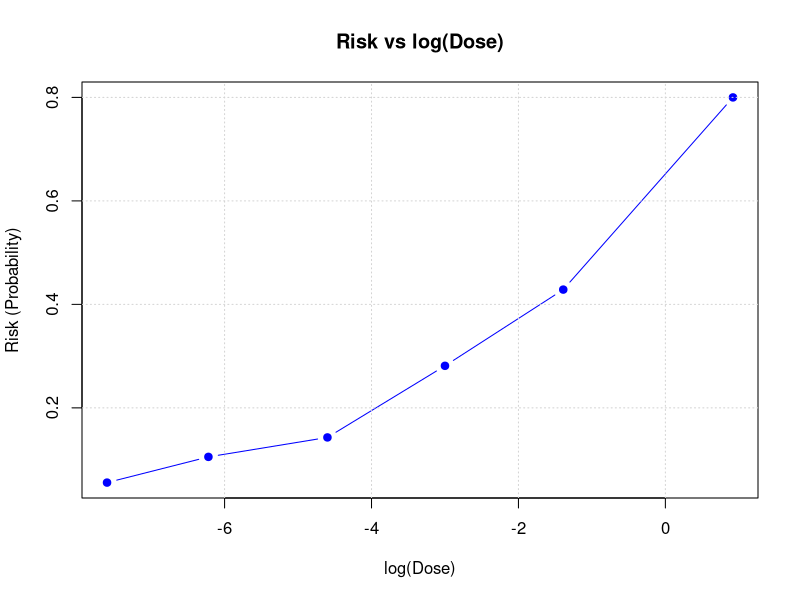
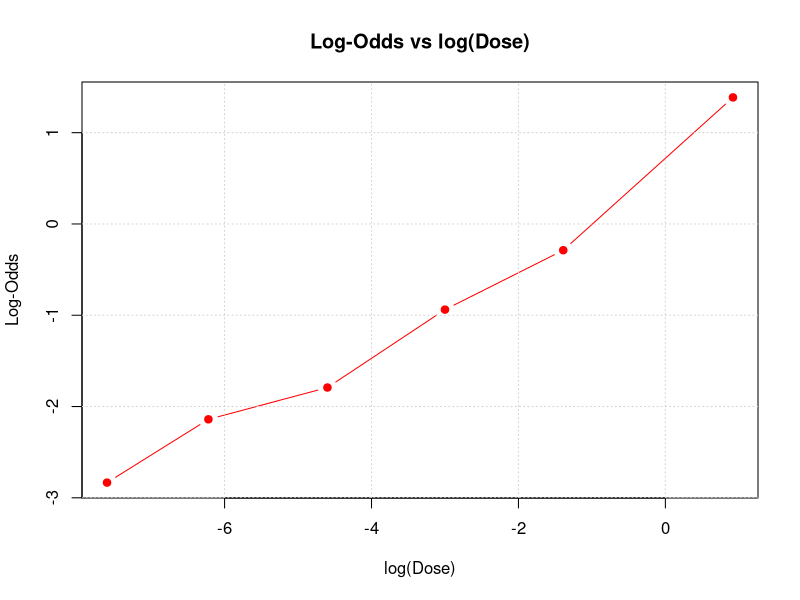
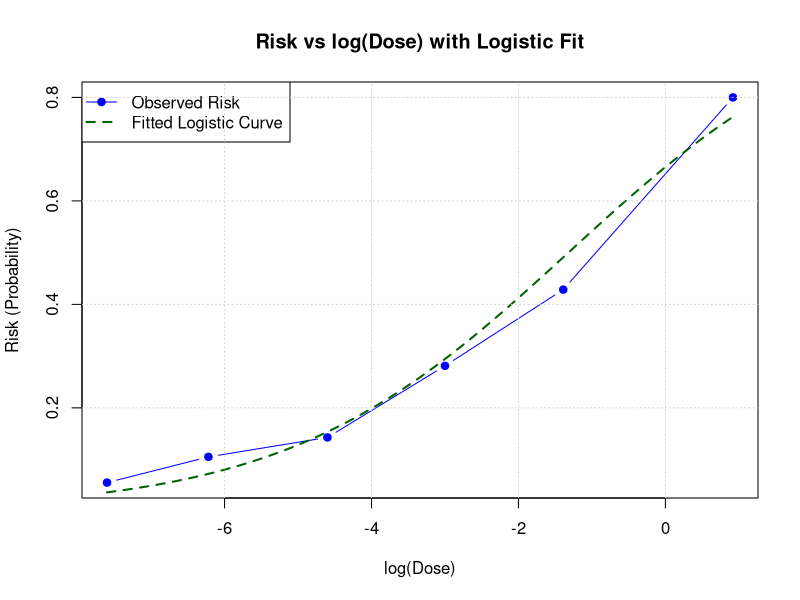

The R script that drew these images, in order:
## ---- chunk 1
knitr::opts_chunk$set(echo = TRUE)
library(knitr)
## ---- chunk 2

# Create the 2x2 table
periodontitis_table <- matrix(
  c(22, 75, 148, 265, 97, 413, 170, 340, 510), # Data including margins
  nrow = 3,                                   # Three rows: Yes, No, Sum
  byrow = TRUE,                               # Fill matrix by rows
  dimnames = list(
    `Dental Floss Use` = c("Used Dental Floss", "Not Used Dental Floss", "Total"), # Row names
    `Periodontitis` = c("Periodontitis", "No Periodontitis", "Total")    # Column names
  )
)

# Convert to data frame for better printing
periodontitis_df <- as.data.frame.matrix(periodontitis_table)

# Use kable to display the table
kable(
  periodontitis_df,
  caption = "Regular Use of Dental Floss and Periodontitis",
  align = "c"
)

## ---- chunk 3
# Prepare data
dental_data <- data.frame(
  floss = c(1, 0), # 1 = yes, 0 = no
  periodontitis_yes = c(22, 148),
  periodontitis_no = c(75, 265)
)

# Logistic regression
model <- glm(cbind(periodontitis_yes, periodontitis_no) ~ floss, 
             family = binomial(link=logit), data = dental_data)

# Extract model coefficients summary
model_summary <- summary(model)

# Create a data frame with relevant data
coefficients_table <- data.frame(
  Term = rownames(model_summary$coefficients),
  Estimate = model_summary$coefficients[, "Estimate"],
  `Std. Error` = model_summary$coefficients[, "Std. Error"],
  `z value` = model_summary$coefficients[, "z value"],
  `Pr(>|z|)` = model_summary$coefficients[, "Pr(>|z|)"]
)

# Print the table using kable
kable(
  coefficients_table,
  caption = "Summary of Logistic Regression Model Coefficients",
  align = c("l", "c", "c", "c", "c"),
  col.names = c("Term", "Estimate", "Std. Error", "z value", "P-value")
)
## ---- chunk 4

## ---- chunk 5

## ---- chunk 6
# Data from the instructions
log_dose <- c(-7.60, -6.22, -4.60, -3.00, -1.39, 0.92)
tumor <- c(1, 2, 4, 9, 12, 32)
no_tumor <- c(17, 17, 24, 23, 16, 8)
total <- tumor + no_tumor

# Create the table
original_table <- data.frame(
  `log(dose)` = log_dose,
  Tumor = tumor,
  `No tumor` = no_tumor,
  `Total` = total
)
t_table<- t(original_table)
# Display the table
knitr::kable(t_table, caption = "Original Data Table")
## ---- chunk 7
# Calculate risk (probability) of tumor
risk <- tumor / total

# Calculate odds
odds <- risk / (1 - risk)

# Calculate log-odds
log_odds <- log(odds)

updated_table <- data.frame(
  `log(dose)` = log_dose,
  Tumor = tumor,
  `No tumor` = no_tumor,
  Total = total,
  Risk = round(risk, 4),
  Odds = round(odds, 4),
  `Log-Odds` = round(log_odds, 4)
)
t_updated_table<- t(updated_table)
knitr::kable(t_updated_table, caption = "Original Data Table with Risk, Odds, and Log-Odds Calculations")

## ---- chunk 8

# Create an updated table with the new calculations
updated_table <- data.frame(
  `log(dose)` = log_dose,
  Tumor = tumor,
  `No tumor` = no_tumor,
  Total = total,
  Risk = round(risk, 4),
  Odds = round(odds, 4),
  `Log-Odds` = round(log_odds, 4)
)

# Plot Risk (Probability) vs log(dose)
plot(log_dose, risk, type = "b", col = "blue", pch = 19,
     xlab = "log(Dose)", ylab = "Risk (Probability)",
     main = "Risk vs log(Dose)")
grid()
## ---- chunk 9
# Plot Log-Odds vs log(dose)
plot(log_dose, log_odds, type = "b", col = "red", pch = 19,
     xlab = "log(Dose)", ylab = "Log-Odds",
     main = "Log-Odds vs log(Dose)")
grid()
## ---- chunk 10
# Fit a logistic regression model
model <- glm(cbind(tumor, no_tumor) ~ log_dose, family = binomial)

# Summary of the model
summary(model)
## ---- chunk 11
# Generate fitted values for plotting
new_dose <- seq(min(log_dose), max(log_dose), length.out = 100)
predicted_risk <- predict(model, newdata = data.frame(log_dose = new_dose), type = "response")

# Add fitted curve to the risk plot
plot(log_dose, risk, type = "b", col = "blue", pch = 19,
     xlab = "log(Dose)", ylab = "Risk (Probability)",
     main = "Risk vs log(Dose) with Logistic Fit")
lines(new_dose, predicted_risk, col = "darkgreen", lwd = 2, lty = 2)
legend("topleft", legend = c("Observed Risk", "Fitted Logistic Curve"),
       col = c("blue", "darkgreen"), lty = c(1, 2), lwd = c(1, 2), pch = c(19, NA))
grid()
## ---- chunk 12
# Covariance matrix
cov_matrix <- vcov(model)
cov_matrix

# Correlation between beta_0 and beta_1
correlation <- cov_matrix[1, 2] / (sqrt(cov_matrix[1, 1] * cov_matrix[2, 2]))
correlation

# Confidence intervals for parameters
confint_params <- confint(model, level = 0.95)
confint_params

# Predicting risk at log(dose) = -1.39
log_dose_value <- -1.39
logit_p <- coef(model)[1] + coef(model)[2] * log_dose_value  # logit(P)
se_logit_p <- sqrt(cov_matrix[1, 1] + 2 * cov_matrix[1, 2] * log_dose_value + 
                   cov_matrix[2, 2] * log_dose_value^2)
logit_p_ci <- c(logit_p - 1.96 * se_logit_p, logit_p + 1.96 * se_logit_p)

# Transforming logit(P) to probabilities
p <- exp(logit_p) / (1 + exp(logit_p))
p_ci <- exp(logit_p_ci) / (1 + exp(logit_p_ci))

list(predicted_risk = p, confidence_interval = p_ci)

